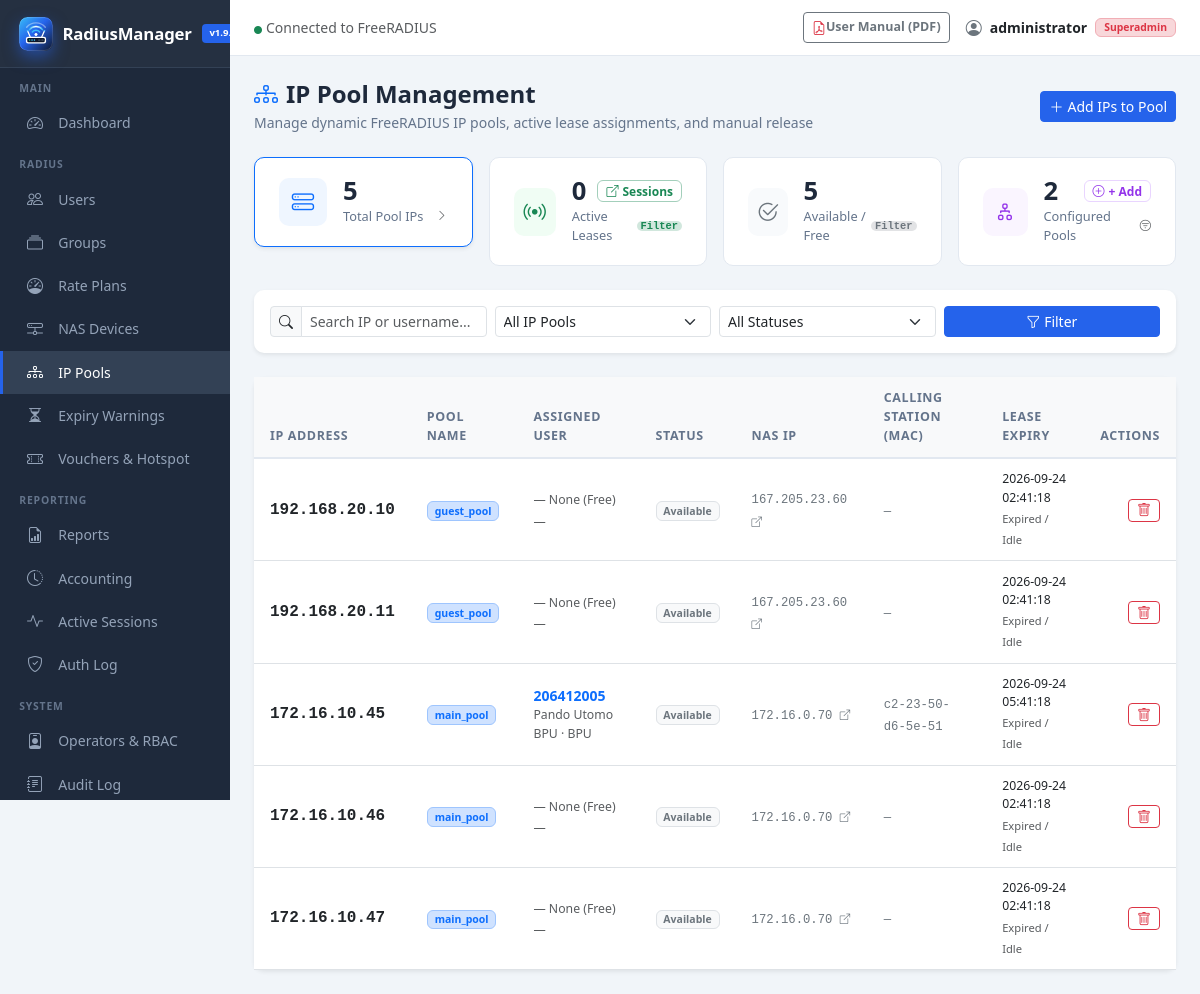
The page /ippool.php (signed in) on the database its author committed.
### tables this page shows
CREATE TABLE IF NOT EXISTS `radippool` (
  `id` int(11) unsigned NOT NULL AUTO_INCREMENT,
  `pool_name` varchar(30) NOT NULL,
  `framedipaddress` varchar(15) NOT NULL DEFAULT '',
  `nasipaddress` varchar(15) NOT NULL DEFAULT '',
  `calledstationid` varchar(30) NOT NULL DEFAULT '',
  `callingstationid` varchar(30) NOT NULL DEFAULT '',
  `expiry_time` datetime NOT NULL DEFAULT current_timestamp(),
  `username` varchar(64) NOT NULL DEFAULT '',
  `pool_key` varchar(30) NOT NULL DEFAULT '',
  PRIMARY KEY (`id`),
  KEY `radippool_poolname_expire` (`pool_name`,`expiry_time`),
  KEY `framedipaddress` (`framedipaddress`),
  KEY `radippool_nasip_poolkey_ipaddress` (`nasipaddress`,`pool_key`,`framedipaddress`),
  KEY `idx_username` (`username`)
);

CREATE TABLE IF NOT EXISTS `userinfo` (
  `id` int(11) unsigned NOT NULL AUTO_INCREMENT,
  `username` varchar(128) DEFAULT NULL,
  `firstname` varchar(200) DEFAULT NULL,
  `lastname` varchar(200) DEFAULT NULL,
  `email` varchar(200) DEFAULT NULL,
  `department` varchar(200) DEFAULT NULL,
  `company` varchar(200) DEFAULT NULL,
  `workphone` varchar(200) DEFAULT NULL,
  `homephone` varchar(200) DEFAULT NULL,
  `mobilephone` varchar(200) DEFAULT NULL,
  `address` varchar(200) DEFAULT NULL,
  `city` varchar(200) DEFAULT NULL,
  `state` varchar(200) DEFAULT NULL,
  `country` varchar(100) DEFAULT NULL,
  `zip` varchar(200) DEFAULT NULL,
  `notes` varchar(200) DEFAULT NULL,
  `changeuserinfo` varchar(128) DEFAULT NULL,
  `portalloginpassword` varchar(128) DEFAULT '',
  `enableportallogin` int(32) DEFAULT 0,
  `creationdate` datetime DEFAULT CURRENT_TIMESTAMP,
  `creationby` varchar(128) DEFAULT NULL,
  `updatedate` datetime DEFAULT CURRENT_TIMESTAMP ON UPDATE CURRENT_TIMESTAMP,
  `updateby` varchar(128) DEFAULT NULL,
  PRIMARY KEY (`id`),
  KEY `username` (`username`(32))
);

### ippool.php (the view, shortened to what the rows shown need)
<?php
$db = getDB();
$tableExists = dbTableExists('radippool');
$totalIps = 0;
$rows = [];
if ($tableExists) {
    $totalIps = dbCount("SELECT COUNT(*) FROM radippool");
    $filterPool = trim($_GET['pool'] ?? '');
    $page = max(1, (int)($_GET['page'] ?? 1));
    $perPage = 50;
    $where = [];
    $params = [];
    $whereSql = !empty($where) ? 'WHERE ' . implode(' AND ', $where) : '';
    $countSql = "SELECT COUNT(*) FROM radippool $whereSql";
    $countStmt = $db->prepare($countSql);
    $countStmt->execute($params);
    $totalMatching = (int)$countStmt->fetchColumn();
    $pagination = paginate($totalMatching, $page, $perPage);
    $dataSql = "SELECT id, pool_name, framedipaddress, nasipaddress, calledstationid, callingstationid, expiry_time, username, pool_key
                FROM radippool
                $whereSql
                ORDER BY pool_name ASC, INET_ATON(framedipaddress) ASC, id ASC
                LIMIT :limit OFFSET :offset";
    $dataStmt = $db->prepare($dataSql);
    $dataStmt->bindValue(':limit', $pagination['per_page'], PDO::PARAM_INT);
    $dataStmt->bindValue(':offset', $pagination['offset'], PDO::PARAM_INT);
    $dataStmt->execute();
    $rows = $dataStmt->fetchAll(PDO::FETCH_ASSOC);
    $userProfiles = [];
    $usernames = array_filter(array_unique(array_column($rows, 'username')));
    if (!empty($usernames) && dbTableExists('userinfo')) {
        $placeholders = implode(',', array_fill(0, count($usernames), '?'));
        $uStmt = $db->prepare("SELECT username, firstname, lastname, department FROM userinfo WHERE username IN ($placeholders)");
        $uStmt->execute(array_values($usernames));
        while ($p = $uStmt->fetch(PDO::FETCH_ASSOC)) {
            $userProfiles[$p['username']] = $p;
        }
    }
}
include __DIR__ . '/includes/header.php';
?>
<?php if (!$tableExists): ?>
<div class="card shadow-sm border-warning">
    <div class="card-body py-4">
        <div class="d-flex align-items-start gap-3">
            <div class="text-warning fs-1"><i class="bi bi-exclamation-triangle"></i></div>
            <div>
                <h5 class="fw-bold text-dark">IP Pool Table (<code>radippool</code>) Not Installed</h5>
                <p class="text-muted mb-3">
                    The <code>radippool</code> table is required for FreeRADIUS SQL IP Pool (<code>sqlippool</code>) allocations. It is currently missing from the database.
                </p>
                <div class="bg-dark text-light p-3 rounded small font-monospace mb-3">
                    CREATE TABLE IF NOT EXISTS `radippool` (<br>
                    &nbsp;&nbsp;`id` int(11) unsigned NOT NULL AUTO_INCREMENT,<br>
                    &nbsp;&nbsp;`pool_name` varchar(30) NOT NULL,<br>
                    &nbsp;&nbsp;`framedipaddress` varchar(15) NOT NULL DEFAULT '',<br>
                    &nbsp;&nbsp;`nasipaddress` varchar(15) NOT NULL DEFAULT '',<br>
                    &nbsp;&nbsp;`calledstationid` varchar(30) NOT NULL DEFAULT '',<br>
                    &nbsp;&nbsp;`callingstationid` varchar(30) NOT NULL DEFAULT '',<br>
                    &nbsp;&nbsp;`expiry_time` datetime NOT NULL DEFAULT current_timestamp(),<br>
                    &nbsp;&nbsp;`username` varchar(64) NOT NULL DEFAULT '',<br>
                    &nbsp;&nbsp;`pool_key` varchar(30) NOT NULL DEFAULT '',<br>
                    &nbsp;&nbsp;PRIMARY KEY (`id`),<br>
                    &nbsp;&nbsp;KEY `radippool_poolname_expire` (`pool_name`,`expiry_time`),<br>
                    &nbsp;&nbsp;KEY `framedipaddress` (`framedipaddress`),<br>
                    &nbsp;&nbsp;KEY `radippool_nasip_poolkey_ipaddress` (`nasipaddress`,`pool_key`,`framedipaddress`)<br>
                    ) ENGINE=InnoDB DEFAULT CHARSET=utf8mb4;
                </div>
            </div>
        </div>
    </div>
</div>
<?php else: ?>
<div class="card shadow-sm border-0">
    <div class="card-body p-0">
        <div class="table-responsive">
            <table class="table table-hover align-middle mb-0">
                <thead class="table-light">
                    <tr>
                        <th>IP Address</th>
                        <th>Pool Name</th>
                        <th>Assigned User</th>
                        <th>Status</th>
                        <th>NAS IP</th>
                        <th>Calling Station (MAC)</th>
                        <th>Lease Expiry</th>
                        <th class="text-end pe-3">Actions</th>
                    </tr>
                </thead>
                <tbody>
                    <?php if (empty($rows)): ?>
                    <tr>
                        <td colspan="8" class="text-center py-5 text-muted">
                            <i class="bi bi-diagram-3 fs-1 d-block mb-2 text-secondary opacity-50"></i>
                            No IP address records found matching your filters.
                            <?php if ($totalIps === 0): ?>
                            <div class="mt-2">
                                <button type="button" class="btn btn-sm btn-outline-primary" data-bs-toggle="modal" data-bs-target="#addIpModal">
                                    <i class="bi bi-plus-lg me-1"></i>Provision your first IP Pool
                                </button>
                            </div>
                            <?php endif; ?>
                        </td>
                    </tr>
                    <?php else: foreach ($rows as $r):
                        $isActive = (!empty($r['username']) && strtotime($r['expiry_time']) > time());
                        $expiryTime = strtotime($r['expiry_time']);
                        $now = time();
                        $diffSec = $expiryTime - $now;
                        $uName = $r['username'] ?? '';
                        $prof = $userProfiles[$uName] ?? null;
                    ?>
                    <tr>
                        <td>
                            <code class="fw-bold fs-6 text-dark"><?= sanitize($r['framedipaddress']) ?></code>
                        </td>
                        <td>
                            <a href="ippool.php?pool=<?= urlencode($r['pool_name']) ?>" class="badge bg-primary-subtle text-primary border border-primary-subtle text-decoration-none" title="Filter by pool <?= sanitize($r['pool_name']) ?>">
                                <?= sanitize($r['pool_name']) ?>
                            </a>
                        </td>
                        <td>
                            <?php if (!empty($uName)): ?>
                                <a href="user-edit.php?username=<?= urlencode($uName) ?>" class="text-decoration-none fw-semibold text-primary">
                                    <?= sanitize($uName) ?>
                                </a>
                                <?php if ($prof && (!empty($prof['firstname']) || !empty($prof['department']))): ?>
                                <div class="text-muted small">
                                    <?= sanitize(trim(($prof['firstname'] ?? '') . ' ' . ($prof['lastname'] ?? ''))) ?>
                                    <?= !empty($prof['department']) ? ' · ' . sanitize($prof['department']) : '' ?>
                                </div>
                                <?php endif; ?>
                            <?php else: ?>
                                <span class="text-muted small italic">— None (Free) —</span>
                            <?php endif; ?>
                        </td>
                        <td>
                            <?php if ($isActive): ?>
                                <a href="ippool.php?status=active<?= !empty($filterPool) ? '&pool=' . urlencode($filterPool) : '' ?>" class="badge bg-success-subtle text-success border border-success-subtle d-inline-flex align-items-center gap-1 text-decoration-none" title="Filter Active Leases">
                                    <span class="spinner-grow spinner-grow-sm" style="width:0.45rem;height:0.45rem" role="status"></span> Active
                                </a>
                            <?php else: ?>
                                <a href="ippool.php?status=available<?= !empty($filterPool) ? '&pool=' . urlencode($filterPool) : '' ?>" class="badge bg-light text-secondary border text-decoration-none" title="Filter Available IPs">
                                    Available
                                </a>
                            <?php endif; ?>
                        </td>
                        <td>
                            <?php if (!empty($r['nasipaddress'])): ?>
                                <a href="nas.php" class="small font-monospace text-secondary text-decoration-none" title="View in NAS Devices">
                                    <?= sanitize($r['nasipaddress']) ?> <i class="bi bi-box-arrow-up-right" style="font-size:.65rem"></i>
                                </a>
                            <?php else: ?>
                                <span class="small font-monospace text-secondary">—</span>
                            <?php endif; ?>
                        </td>
                        <td>
                            <span class="small font-monospace text-secondary"><?= sanitize($r['callingstationid'] ?: '—') ?></span>
                        </td>
                        <td>
                            <span class="small text-dark d-block"><?= sanitize($r['expiry_time']) ?></span>
                            <?php if ($isActive): ?>
                                <?php
                                    $minLeft = max(1, round($diffSec / 60));
                                    $timeBadge = ($minLeft > 60) ? round($minLeft / 60, 1) . 'h left' : $minLeft . 'm left';
                                ?>
                                <span class="badge bg-info-subtle text-info border border-info-subtle small" style="font-size:.65rem">
                                    <i class="bi bi-clock me-1"></i><?= $timeBadge ?>
                                </span>
                            <?php else: ?>
                                <span class="text-muted small" style="font-size:.7rem">Expired / Idle</span>
                            <?php endif; ?>
                        </td>
                        <td class="text-end pe-3">
                            <div class="btn-group btn-group-sm">
                                <button type="button" class="btn btn-outline-danger py-0 px-2"
                                    onclick="confirmDelete(<?= (int)$r['id'] ?>, '<?= htmlspecialchars(addslashes($r['framedipaddress']), ENT_QUOTES) ?>')"
                                    title="Delete IP from Pool">
                                    <i class="bi bi-trash"></i>
                                </button>
                            </div>
                        </td>
                    </tr>
                    <?php endforeach; endif; ?>
                </tbody>
            </table>
        </div>
    </div>
</div>
<?php endif; ?>
<?php
include __DIR__ . '/includes/footer.php';

### rows shown on the page
radippool: framedipaddress "192.168.20.10", pool_name "guest_pool", shows "— None (Free) —", username "Available", nasipaddress "167.205.23.60", callingstationid "—", expiry_time "2026-09-24 02:41:18"
radippool: framedipaddress "192.168.20.11", pool_name "guest_pool", shows "— None (Free) —", username "Available", nasipaddress "167.205.23.60", callingstationid "—", expiry_time "2026-09-24 02:41:18"
radippool: framedipaddress "172.16.10.45", pool_name "main_pool", username "206412005", username.lastname "Pando Utomo BPU", username.department "BPU", shows "Available", nasipaddress "172.16.0.70", callingstationid "c2-23-50-d6-5e-51", expiry_time "2026-09-24 05:41:18", shows "Expired / Idle"
radippool: framedipaddress "172.16.10.46", pool_name "main_pool", shows "— None (Free) —", username "Available", nasipaddress "172.16.0.70", callingstationid "—", expiry_time "2026-09-24 02:41:18"
radippool: framedipaddress "172.16.10.47", pool_name "main_pool", shows "— None (Free) —", username "Available", nasipaddress "172.16.0.70", callingstationid "—", expiry_time "2026-09-24 02:41:18"

### other values the page prints
APP_NAME "RadiusManager"
$_SESSION['admin_name'] "administrator"
getAdminRole() "Superadmin"
$totalIps "5"
$activeLeases "0"
$availableIps "5"
$totalPoolCount "2"
